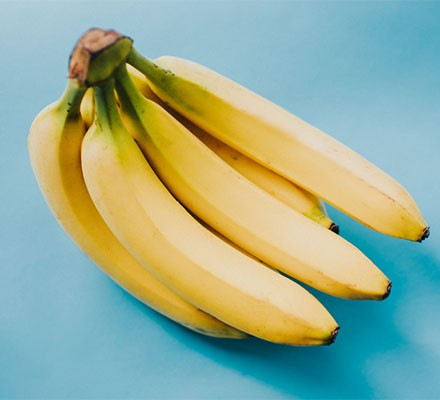
#> input picture images/bananas.jpg, 440 x 400 px, found by its file name
$ jupyter execute cv101-week1.ipynb
#> lines starting #> are read from the running program, lines starting #| are printed output that depends on the picture; after the words box and inside, x2 and y2 are one past the last pixel; in counts of white or black regions, pixels touching at a corner belong together
# 📘 Week 1: Computer Vision with OpenCV

Welcome to your first week of computer vision!

In this notebook, you’ll explore basic image processing using OpenCV.

🧰 Make sure you've installed:
- `opencv-python`
- `matplotlib`
- Jupyter or JupyterLab

✅ Let’s get started!

[cell 1]
# Import libraries
import cv2
import matplotlib.pyplot as plt
import numpy as np

print("OpenCV version:", cv2.__version__)

## 1️⃣ Load and Display an Image

[cell 2]
# Load image (replace with your image file)
img = cv2.imread('bananas.jpg')  # ← Change this to your own file name
#> img is the input picture: shape (400, 440, 3); mean B, G, R 149.1, 173.7, 150.4

# Convert BGR to RGB
img_rgb = cv2.cvtColor(img, cv2.COLOR_BGR2RGB)

# Display
plt.imshow(img_rgb)
plt.title("Original Image")
plt.axis('off')
plt.show()

## 2️⃣ Convert to Grayscale and Apply Gaussian Blur

[cell 3]
gray = cv2.cvtColor(img, cv2.COLOR_BGR2GRAY)
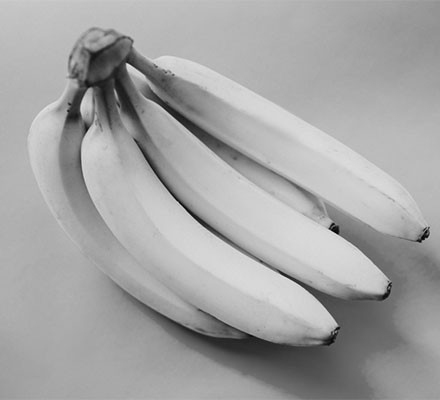
#> gray: shape (400, 440); min 3, max 232, mean 163.9
blurred = cv2.GaussianBlur(gray, (5, 5), 0)

plt.subplot(1, 2, 1)
plt.imshow(gray, cmap='gray')
plt.title("Grayscale")

plt.subplot(1, 2, 2)
plt.imshow(blurred, cmap='gray')
plt.title("Blurred")
plt.show()
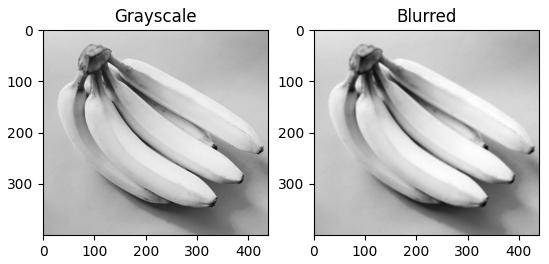
#> figure drawn by matplotlib, 2 panels

## 3️⃣ Edge Detection (Canny)

[cell 4]
edges = cv2.Canny(blurred, 50, 150)
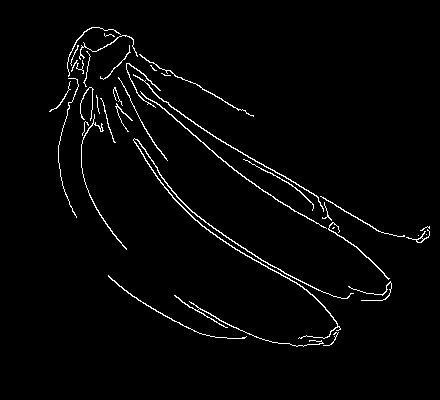
#> edges: shape (400, 440); 2.3% white in thin lines or dots, all inside (x1, y1, x2, y2) = (49, 27, 430, 347)

plt.imshow(edges, cmap='gray')
plt.title("Canny Edge Detection")
plt.axis('off')
plt.show()
